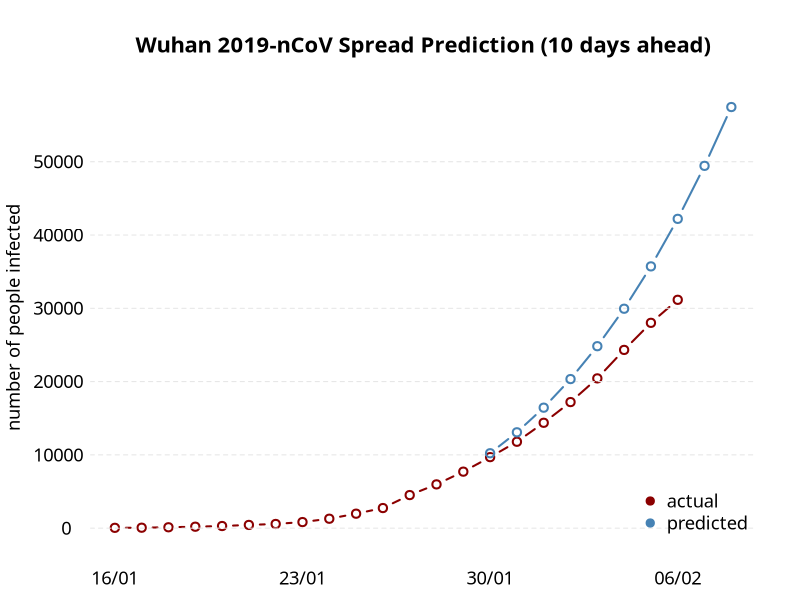

Recreate this plot in R.



## data sources:
## * https://www.who.int/emergencies/diseases/novel-coronavirus-2019/situation-reports
## * https://en.wikipedia.org/wiki/2019%E2%80%9320_Wuhan_coronavirus_outbreak
## * https://docs.google.com/spreadsheets/d/1UF2pSkFTURko2OvfHWWlFpDFAr1UxCBA4JLwlSP6KFo/htmlview?usp=sharing&sle=true#

outbreak <- data.frame(
    date = seq.Date(as.Date("2020-01-16"), as.Date("2020-01-29"), by = "days"),
    cumulative_count = c(45, 62, 121, 198, 291, 440, 571, 830, 1287, 1975, 2744, 4515, 5974, 7711)
)

poly_fit <- lm(cumulative_count ~ poly(date, 3), data = outbreak)
summary(poly_fit)
outbreak$preds <- predict(poly_fit)

new_outbreak_data <- data.frame(
    date = seq.Date(as.Date("2020-01-30"), length.out = 10, by = "days") # make 10 day ahead forecast
)

new_outbreak_data$cumulative_count <- c(9692, 11791, 14380, 17205, 20438, 24324, 28018, 31161, rep(NA, 2)) # update actual outbreak here
new_outbreak_data$preds <- predict(poly_fit, newdata = new_outbreak_data)

## combine them all
outbreak <- rbind(outbreak, new_outbreak_data)

png(filename = "./wuhan-virus-outbreak-modeling.png", 7, 7, units = "in", res = 300)
par(family = "Carlito", cex = 1.1, mar = c(2.5, 4.1, 4.1, 2), bty = "n")
plot(outbreak$date, outbreak$cumulative_count, pch = 1, col = "red4", type = "b",
     ylab = "number of people infected", xlab = "date (in 2020)", las = 1,
     main = "Wuhan 2019-nCoV Spread Prediction (10 days ahead)", lwd = 2, ylim = c(0, max(outbreak$preds)),
     yaxt = "n", xaxt = "n")
abline(h = seq(0, 5e4, by = 1e4), col = "gray90", lty = "dashed")
points(outbreak$date[outbreak$date >= as.Date("2020-01-30")], outbreak$preds[outbreak$date >= as.Date("2020-01-30")],
       pch = 1, col = "steelblue", type = "b", lwd = 2)
## abline(v = as.Date("2020-01-29"), lty = "dashed")
axis(1, at = seq.Date(as.Date("2020-01-16"), as.Date("2020-02-08"), by = "weeks"),
     labels = format(seq.Date(as.Date("2020-01-16"), as.Date("2020-02-08"), by = "weeks"), "%d/%m"),
     tick = FALSE)
axis(2, at = seq(0, 5e4, 1e4), tick = FALSE, las = 1, hadj = 0.7)
legend("bottomright", legend = c("actual", "predicted"), bty = "n", pch = 19, col = c("red4", "steelblue"))
dev.off()
